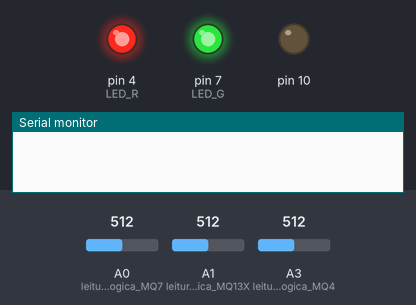
A sketch run on a simulated Arduino Uno, built with avr-gcc and run on an emulated ATmega328P. Shown: output pins drawn as LEDs (lit = HIGH), the last lines printed to the serial monitor. Dashed ring = blinking. The test bench sets the inputs (shaded band); at power-on: A0 (leitura_analogica_MQ7) = 512, A1 (leitura_analogica_MQ13X) = 512, A3 (leitura_analogica_MQ4) = 512. The local clock reads 2024-03-15 10:24:30 at power-on unless the sketch sets it; storage starts empty.

Above: at 0.1 s.
At 1.1 s:
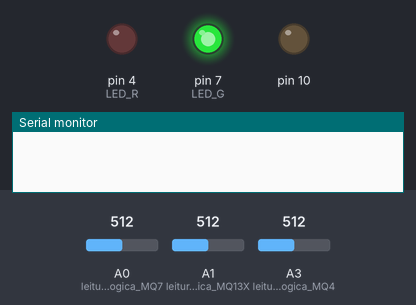
At 5.2 s:
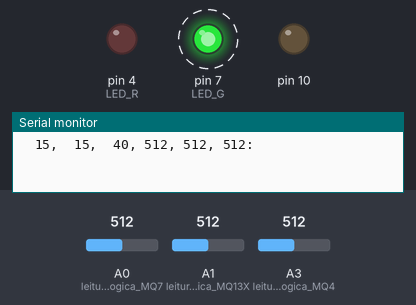
5.3 s: A0 (leitura_analogica_MQ7) set to 108
7.5 s: A0 (leitura_analogica_MQ7) set to 91
10.5 s: A1 (leitura_analogica_MQ13X) set to 102
12.5 s: A1 (leitura_analogica_MQ13X) set to 92
15.5 s: A3 (leitura_analogica_MQ4) set to 103
17.5 s: A3 (leitura_analogica_MQ4) set to 89
Timing chart, 0 to 21.5 s (numbered marks = the images above; inputs shaded):
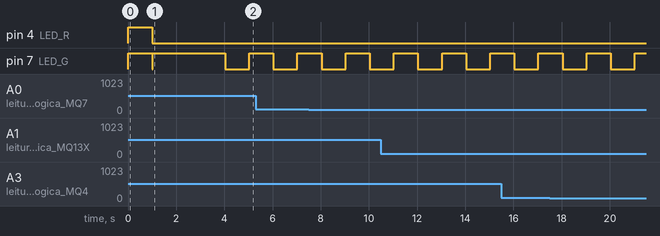

Measured:
- by itself, pin 7 (LED_G): alternates HIGH for 1.0 s and LOW for 1.0 s

The sketch:

codigo_modulo.ino
```cpp
#include <SD.h> //A4 e A5 sao utilizados no SPI
#include "RTClib.h"
#include <Wire.h>
#include <SPI.h>
#include <avr/wdt.h>

RTC_DS1307 rtc;

String DADOS_S;
const int chipSelect = 10;
int tempo;
File Pasta;
char buff[20];
//    =============               Variaveis contador                ================
int i = 0, j = 0;
float leitura_analogica_MQ13X = A1;
float leitura_analogica_MQ4= A3;
float leitura_analogica_MQ7 = A0;
int LED_G = 7;
int LED_R = 4;
float DADOS[7]; // vetor [hora,minutos,segundos, MQ4, MQS2, MQ135, MQ7]
float sensorValue_MQ13X = 0;
float sensorValue_MQ4 = 0;
float sensorValue_MQ7 = 0;
float tempo_inicio = 0;
float tempo_fim = 0;

void setup() {


  Serial.begin(9600); //Baud rate
  pinMode(LED_G,OUTPUT);
  pinMode(LED_R,OUTPUT);
  pinMode(leitura_analogica_MQ13X, INPUT);
  pinMode(leitura_analogica_MQ4, INPUT);
  pinMode(leitura_analogica_MQ7, INPUT);

  digitalWrite(LED_G, 1);
  digitalWrite(LED_R, 1);
  delay(1000);
  digitalWrite(LED_R, 0);
  digitalWrite(LED_G, 0);

  wdt_enable(WDTO_8S);
  //    =============            Configuraçao do Cartao SD             ================
  //Serial.print("Initializing SD card...");
  pinMode(10, OUTPUT); //10 no arduino UNO
  if (!SD.begin(chipSelect)) {
    //Serial.println("Card failed, or not present");
    while (i != 2){
      digitalWrite(LED_R,!digitalRead(LED_R));
      delay(3000);
      i++;
    }
    // don't do anything more:
    return;
  }
  //Serial.println("card initialized.");
  digitalWrite(LED_G, 1);
  delay(3000);


  //    =============          Fim da Configuraçao Cartao SD           ================

  //  =============              Configuraço RTC           INICIO    ================
  //if (! rtc.begin()) {
    //Serial.println("Couldn't find RTC");
  //  while (1);
  //}

  //if (! rtc.isrunning()) {
  //  Serial.println("RTC is NOT running!");  //rtc.adjust(DateTime(2019, 9, 1, 18, 19, 0));
  //}
  //  =============              Configuraço RTC            FIM      ================
 rtc.adjust(DateTime(2019, 9, 11, 15, 15, 40));
 Pasta = SD.open("LOG_INS.txt", FILE_WRITE);
    if (Pasta){
      DateTime now = rtc.now();
      Pasta.print(now.year());
      Pasta.print(",");
      Pasta.print(now.month());
      Pasta.print(",");
      Pasta.print(now.day());
      Pasta.println("...");
      Pasta.close();
    }


}

void loop() {

  tempo_inicio = millis();

  digitalWrite(LED_G,!digitalRead(LED_G)); // Led pisca quando esta funcionando

  String dataString = "";


  //    =============          Media dos valores dos sensores  INIC ================
  for(int x = 0 ; x < 50 ; x++)
  {

    sensorValue_MQ7 = sensorValue_MQ7 + analogRead(leitura_analogica_MQ7);
    delay(1);
    sensorValue_MQ4 = sensorValue_MQ4 + analogRead(leitura_analogica_MQ4);
    delay(1);
    sensorValue_MQ13X = sensorValue_MQ13X + analogRead(leitura_analogica_MQ13X);
    delay(1);

  }
  sensorValue_MQ7 = sensorValue_MQ7/50;
  sensorValue_MQ4 = sensorValue_MQ4/50;
  sensorValue_MQ13X = sensorValue_MQ13X/50; //Take average of readings

  //    =============          Media dos valores dos sensores   FIM ================


  //---------------------------relogio RTC----------------------------------------
  DateTime now = rtc.now(); // retorna o valor atual
  DADOS[0] = (now.hour());
  DADOS[1] = (now.minute());
  DADOS[2] = (now.second());
  DADOS[3] = sensorValue_MQ4;
  DADOS[4] = sensorValue_MQ13X;
  DADOS[5] = sensorValue_MQ7;
  for (int j = 0; j <= 5 ; j++){
    dtostrf (DADOS[j], 4, 0 , buff); // transforma em string
    DADOS_S = buff;
    dataString += DADOS_S;
    if (j <=4 ){
      dataString += ",";
    }else{
      dataString += ":";
    }
  }
  //===============================   Envio String Cartao SD ==========================

  Pasta = SD.open("LOG_INS.txt", FILE_WRITE);
    if (Pasta){
      Pasta.println(dataString);
      Pasta.close();
      wdt_reset();
    }

  //===============================   Envio String Cartao SD    =========================
  //if (i == 0 ){
  //  Serial.print("Fazendo a Captura de dados");
  //}
  Serial.println(dataString);
  //i ++;

  tempo_fim = millis();

  delay(1000-(tempo_fim-tempo_inicio)); //Tempo de execuço 1 segundo */


}
```
